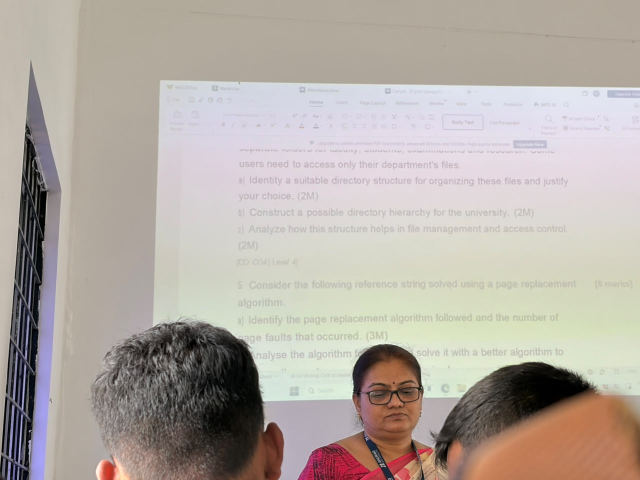
#> input picture backend/tests/pan_d_back.jpg, 1280 x 960 px (shown at 1/2 size)
$ python ocr_worker.py ../tests/pan_d_back.jpg
#> lines starting #> are read from the running program, lines starting #| are printed output that depends on the picture
import json
import sys
from pathlib import Path

import cv2
import numpy as np
from paddleocr import PaddleOCR


def preprocess_image(image_path: str):
    """Load and optimize medicine package image for OCR."""
#> called with image_path = '../tests/pan_d_back.jpg'
    img = cv2.imread(image_path)
#> img is the input picture: shape (960, 1280, 3); mean B, G, R 164.6, 171.7, 180
    if img is None:
        return image_path

    h, w = img.shape[:2]
#> h = 960; w = 1280

    # 1. Resize if image is too small or excessively large
    min_dim = min(h, w)
#> min_dim = 960
    max_dim = max(h, w)
#> max_dim = 1280
    if min_dim < 600:
        scale = 600.0 / float(min_dim)
        img = cv2.resize(
            img,
            (int(w * scale), int(h * scale)),
            interpolation=cv2.INTER_CUBIC,
        )
    elif max_dim > 2500:
        scale = 2500.0 / float(max_dim)
        img = cv2.resize(
            img,
            (int(w * scale), int(h * scale)),
            interpolation=cv2.INTER_AREA,
        )

    # 2. Contrast enhancement for low-contrast foil / glare
    gray = cv2.cvtColor(img, cv2.COLOR_BGR2GRAY)
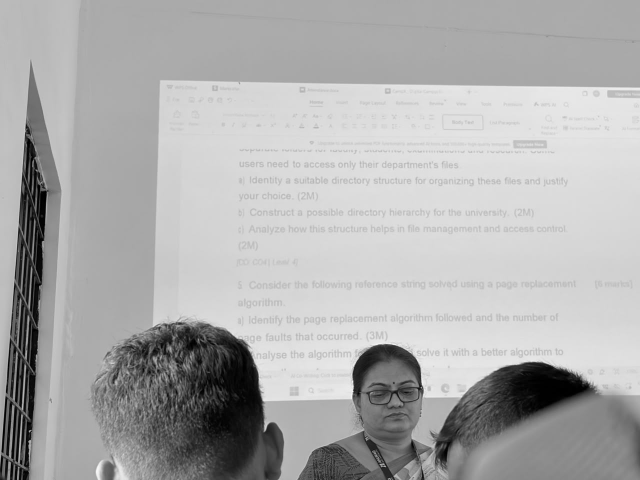
#> gray: shape (960, 1280) (shown at 1/2 size); min 0, max 253, mean 173.4
    if gray.std() < 40:
        lab = cv2.cvtColor(img, cv2.COLOR_BGR2LAB)
        l, a, b = cv2.split(lab)
        clahe = cv2.createCLAHE(clipLimit=2.0, tileGridSize=(8, 8))
        l_enhanced = clahe.apply(l)
        img = cv2.cvtColor(cv2.merge((l_enhanced, a, b)), cv2.COLOR_LAB2BGR)

    return img


def main():
    if len(sys.argv) != 2:
        print(json.dumps({"error": "Expected one image path argument"}))
        sys.exit(1)

    image_path = sys.argv[1]
    if not Path(image_path).is_file():
        print(json.dumps({"error": f"Image file not found: {image_path}"}))
        sys.exit(1)

    try:
        processed_input = preprocess_image(image_path)

        ocr = PaddleOCR(use_angle_cls=True, lang="en", show_log=False)
        results = ocr.ocr(processed_input, cls=True)

        lines = []
        if results:
            for page in results:
                if not page:
                    continue
                # Sort items by vertical position first (line bucket), then horizontal
                def get_sort_key(item):
                    box = item[0]
                    y_top = min(pt[1] for pt in box)
                    x_left = min(pt[0] for pt in box)
                    # Bucket lines every 25 pixels to align horizontally adjacent words
                    return (int(y_top // 25), x_left)

                sorted_items = sorted(page, key=get_sort_key)
                for item in sorted_items:
                    text, confidence = item[1]
                    clean_text = str(text).strip()
                    if clean_text:
                        lines.append({
                            "text": clean_text,
                            "confidence": round(float(confidence), 4),
                        })

        print(json.dumps({
            "extracted_text": "\n".join(item["text"] for item in lines),
            "lines": lines,
        }))

    except Exception as e:
        print(json.dumps({"error": str(e)}))
        sys.exit(1)


if __name__ == "__main__":
    main()
#> (the call stopped at in main, `ocr = PaddleOCR(use_angle_cls=True, lang="en", show_log=False)`: paddleocr is not available in this run)
